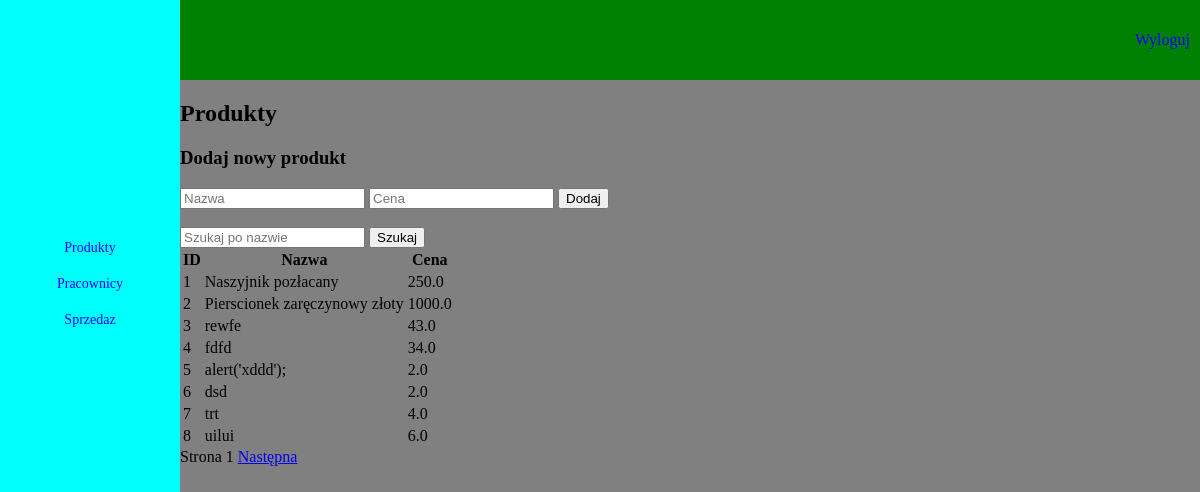
The page /dashboard/produkty (signed in) on the database its author committed.
### tables this page shows
CREATE TABLE produkty (
    id INTEGER PRIMARY KEY AUTOINCREMENT,
    nazwa TEXT NOT NULL,
    cena REAL NOT NULL);

### niezabezpieczona_aplikacja/views/produkty.py (the view)
@produkty_bp.route('/produkty', methods=['GET', 'POST'])
def produkty():
    if 'user_id' not in session:
        return redirect(url_for('login.login'))
    search_query = request.args.get('search', '')
    page = int(request.args.get('page', 1))
    produkty = get_produkty(search_query, per_page=8, page=page)
    if request.method == 'POST':
        nazwa = request.form['nazwa']
        cena = float(request.form['cena'])
        add_produkt(nazwa, cena)
        return redirect(url_for('produkty.produkty', page=page, search=search_query))
    return render_template(
        'produkty.html',
        produkty=produkty,
        search_query=search_query,
        page=page,
        per_page=8
    )

### niezabezpieczona_aplikacja/views/produkty.py (called while the page is built)
def get_db_connection():
    conn = sqlite3.connect(db_path)
    conn.row_factory = sqlite3.Row
    return conn

def get_produkty(search_query=None, per_page=8, page=1):
    offset = (page - 1) * per_page
    conn = get_db_connection()
    cursor = conn.cursor()
    query = "SELECT * FROM produkty"
    if search_query:
        query += f" WHERE nazwa LIKE '%{search_query}%'"
    query += f" LIMIT {per_page} OFFSET {offset}"
    cursor.execute(query)
    results = cursor.fetchall()
    conn.close()
    return results

### niezabezpieczona_aplikacja/templates/produkty.html (shortened to what this page needs)
<!DOCTYPE html>
<html lang="pl">
  <head>
    <link rel="stylesheet" type="text/css" href="{{ url_for('static', filename='css/dashboard_main.css') }}" />
  </head>
  <body>
    <div id="top_menu">
      <a href="{{ url_for('logout.logout') }}">Wyloguj</a>
    </div>
    <div id="content">
<h2>Produkty</h2>
<form method="POST">
    <h3>Dodaj nowy produkt</h3>
    <input type="text" name="nazwa" placeholder="Nazwa" required />
    <input type="number" step="0.01" name="cena" placeholder="Cena" required />
    <button type="submit">Dodaj</button>
</form>
<br>
<form method="GET" action="{{ url_for('produkty.produkty') }}">
    <input type="text" name="search" placeholder="Szukaj po nazwie" value="{{ search_query }}" />
    <button type="submit">Szukaj</button>
</form>
<table>
    <thead>
        <tr>
            <th>ID</th>
            <th>Nazwa</th>
            <th>Cena</th>
        </tr>
    </thead>
    <tbody>
        {% for produkt in produkty %}
        <tr>
            <td>{{ produkt[0] }}</td>
            <td>{{ produkt[1] }}</td>
            <td>{{ produkt[2] }}</td>
        </tr>
        {% endfor %}
    </tbody>
</table>
      <div id="pagination">
        <span>Strona {{ page }}</span>
        {% if produkty|length == per_page %}
          <a href="{{ url_for('produkty.produkty', page=page+1, search=search_query) }}">Następna</a>
        {% endif %}
      </div>
    </div>
    <div id="left_menu">
<a href="{{ url_for('produkty.produkty') }}">Produkty</a>
<a href="{{ url_for('pracownicy.pracownicy') }}">Pracownicy</a>
<a href="{{ url_for('sprzedaz.sprzedaz') }}">Sprzedaz</a>
    </div>
  </body>
</html>

### niezabezpieczona_aplikacja/static/css/dashboard_main.css (style rules this page uses)
body { background-color: grey; margin: 0; padding: 0; }
#top_menu { background-color: green; width: 85%; height: 10vh; display: block; float: right; }
#top_menu a { float: right; display: block; text-align: center; margin-left: 10px; margin-right: 10px; text-decoration: none; color: blue; font-family: Georgia, "Times New Roman", Times, serif; font-weight: 200; height: 100%; display: flex; align-items: center; justify-content: center; }
#left_menu { background-color: aqua; width: 15%; position: absolute; top: 0; left: 0; right: 0; bottom: 0; padding-top: 30vh; }
#left_menu a { float: center; display: block; text-decoration: none; color: blue; font-family: Georgia, "Times New Roman", Times, serif; font-size: 14px; width: 100%; border: 1px; border-color: black; display: flex; align-items: center; justify-content: center; margin-bottom: 20px; }
#content { float: right; width: 85%; height: 100hv; }

### rows shown on the page
produkty: id "1", nazwa "Naszyjnik pozłacany", cena "250.0"
produkty: id "2", nazwa "Pierscionek zaręczynowy złoty", cena "1000.0"
produkty: id "3", nazwa "rewfe", cena "43.0"
produkty: id "4", nazwa "fdfd", cena "34.0"
produkty: id "5", nazwa "alert('xddd');", cena "2.0"
produkty: id "6", nazwa "dsd", cena "2.0"
produkty: id "7", nazwa "trt", cena "4.0"
produkty: id "8", nazwa "uilui", cena "6.0"

### other values the page prints
{{ page }} "1"
